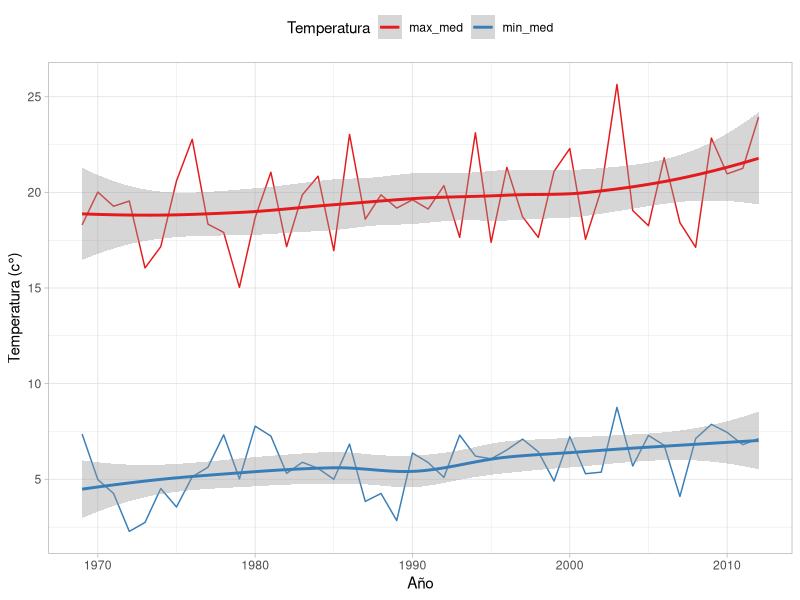

This figure's R source:
## ---- chunk 1
suppressPackageStartupMessages(library(tidyverse))
## ---- chunk 2

BC2001<-read.csv("ema_2001_AGUACALIENTE.csv")%>%
  rename(max=tmin,min=tmax)


df<-BC2001%>%
mutate(max=as.numeric(as.character(max)),min=as.numeric(as.character(min)) )

temp<-mutate(df,date=as.Date(FECHA, "%d/%m/%Y"))%>%
mutate(mes=as.integer(substr(FECHA,4,5)),año=substr(FECHA,7,10))


prom_yr<-temp%>%na.omit()%>%
  group_by(mes,año)%>%
  summarise(max_med=mean(max), min_med=mean(min))


promedio_arr<-arrange(prom_yr,año,mes)
glimpse(promedio_arr)


eneros<-filter(promedio_arr, mes==1)%>%
  mutate(año=as.numeric(año))%>%ungroup()%>%
  select(-mes)

## Organizamos   nuestra estructura de datos en formato tidy: variable por columna. Así necesitamos dos nuevas variables que serán los dos promeros argumetnos en la función gather: Una nueva variable categórica que llamaremos type, esta denota las dos categorias que tenemos en nuestos datos de temperatura max_med  y min_med. Y una segunda que llamaremos temp para denotar el valor nominal, (la medición numerica, el dato) de la temperatura.

# El tercer argumento solo es el rango de variables que vamos a reorganizar en las dos nuevas variables type  y temp. 


eneros_tidy<-eneros%>%
  gather(type,temp,max_med:min_med)


ggplot(eneros_tidy, aes(año, temp, col=type)) + 
geom_line()  +
geom_smooth()+
theme_light()+
xlab("Año")+
ylab("Temperatura (c°)")+
labs(colour="Temperatura")+ theme(legend.position="top")+
scale_colour_brewer(palette="Set1")

## ---- chunk 3

meses<-data.frame(Meses=c("Enero ",	"Febrero",	"Marzo",	"Abril",	"Mayo",	"Junio",	"Julio",	"Agosto",	"Septiembre",	"Octubre",	"Noviembre",	"Diciembre"),mes=seq(1, 12, by=1))


temp1<-left_join(meses,temp)
